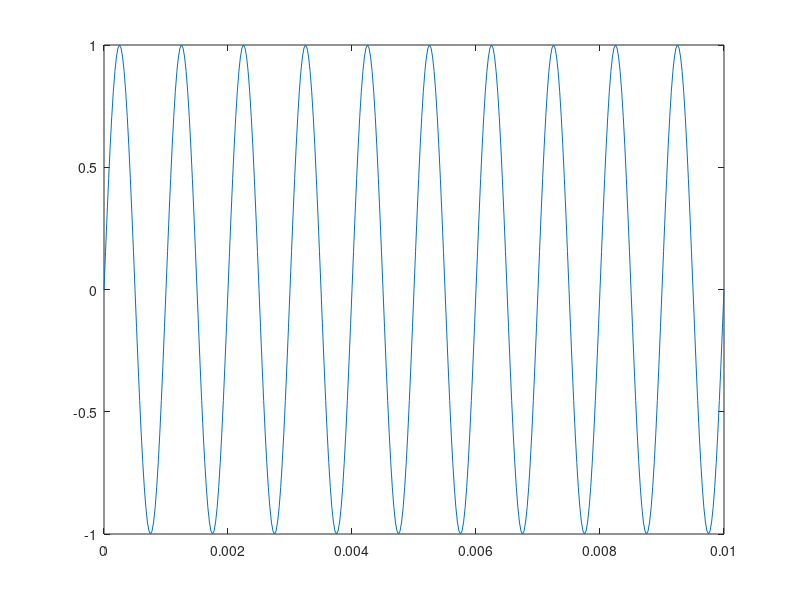
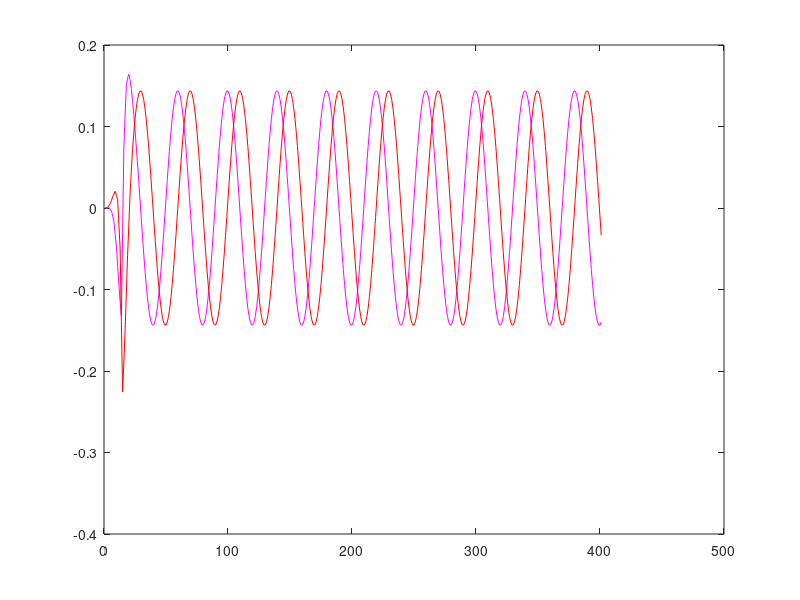
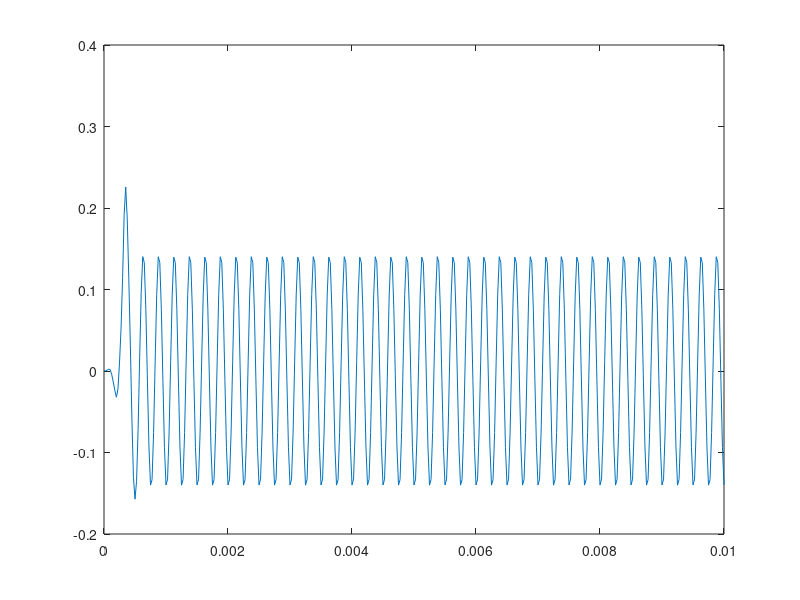
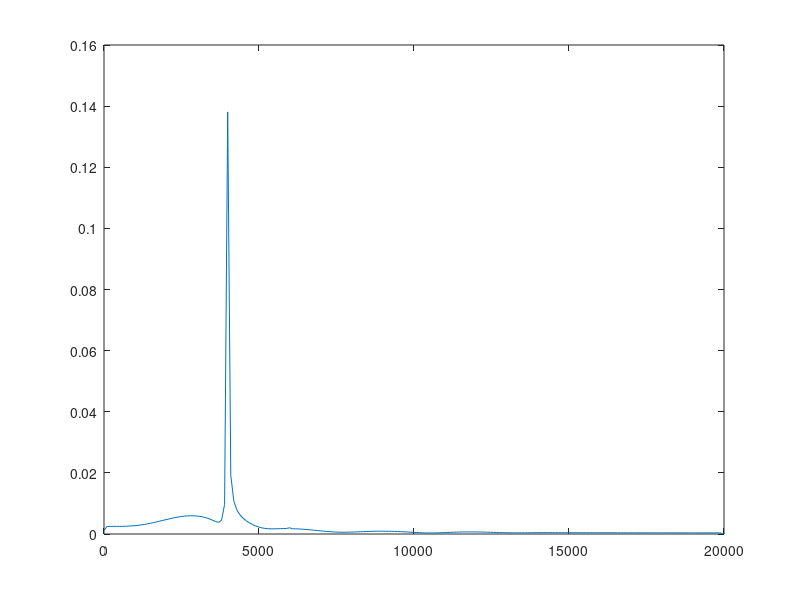

The MATLAB script that drew these images, in order:
%this program calculates the delay between + and - 45 degree phase shift
clear all;
close all; 
fm = 1e3;%Message frq 1Khz
fs=40e3; % sampling frequency
t = 0:1/fs:0.01;
%t = 0:1/fs:0.001;
x = sin(2*pi*fm*t); % message signal
plot(t,x)
A=[0.0000   -0.0000   -0.0000   -0.0103   -0.0000   -0.0336   0   -0.0613    0.0000   -0.0685 -0.0000   -0.0000    0.0000    0.7466         0   -0.3952         0   -0.1540    0.0000   -0.0507 0.0000    0.0000    0.0000    0.0149    0.0000    0.0109         0    0.0032];
N1 = length(A)
filterout_A = filter(A,1,x);%filter A
N=length(filterout_A)
B= fliplr(A);
filterout_B = filter(B,1,x);%filter B
Nb=length(filterout_B)
figure (2)
plot(filterout_A,'m');
hold on;
plot( filterout_B,'r');
X1=fft(filterout_A);
%Y=fft(c1);
Y1=fft(filterout_B);
% Determine the max value and max point.
% This is where the sinusoidal
% is located. 
[mag_X1 idx_X1] = max(abs(X1))
[mag_Y1 idx_Y1] = max(abs(Y1))
% determine the phase difference
% at the maximum point.
pX1 = angle(X1(idx_X1));
pY1 = angle(Y1(idx_Y1));
phase_lag1 = (pY1- pX1)*180/pi;
% determine the amplitude scaling
amplitude_ratio_diff1 = mag_Y1/mag_X1;
phase_lag_diff1=mod(phase_lag1+180,360)-180
 
%%%%%%%%%%%%%%%%%%%%%%%%%%%%%%%%%%%%%%%%%%%%%%%%%%
fc = 5e3;%carrier frequency 5KHz
t1 = 0:1/fs:.01;
I=(cos(2*pi*fc*t1));
Q=(sin(2*pi*fc*t1));
As=(filterout_A).*I;
Bs=(filterout_B).*Q;
SSB=As+Bs;
figure(3)
plot(t,SSB)
Y=fft(SSB);
 
L=length(Y);
P2 = abs(Y/L);
P1 = P2(1:L/2+1);
P1(2:end-1) = 2*P1(2:end-1);
f = fs*(0:(L/2))/L;
figure;
plot(f,P1)
figure;
plot(f,10*log10(P1))  % plot in db
title('Single-Sided Amplitude Spectrum of X(t)')


